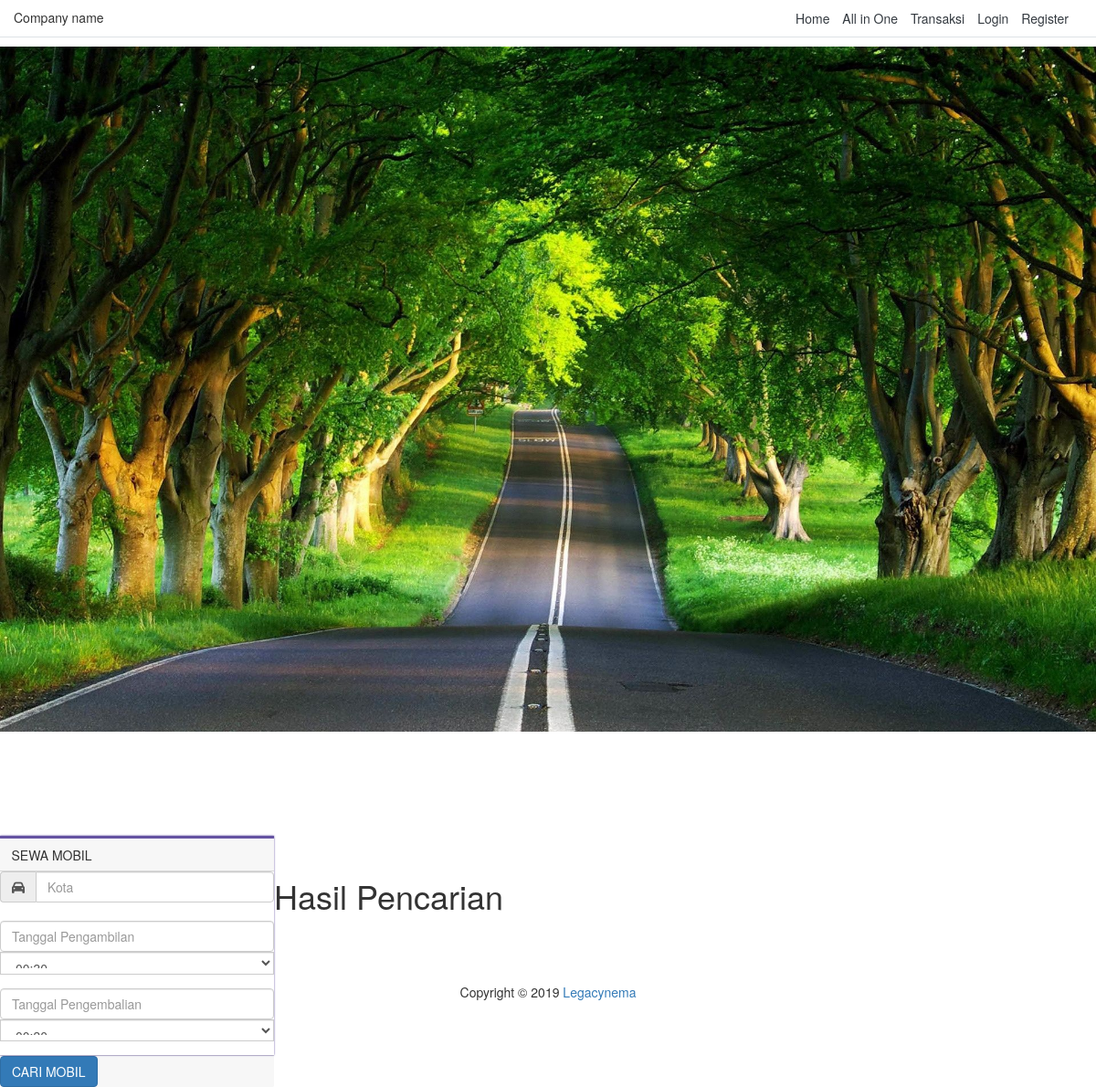
/index.php/input/car, run on an earlier commit of the app's database.
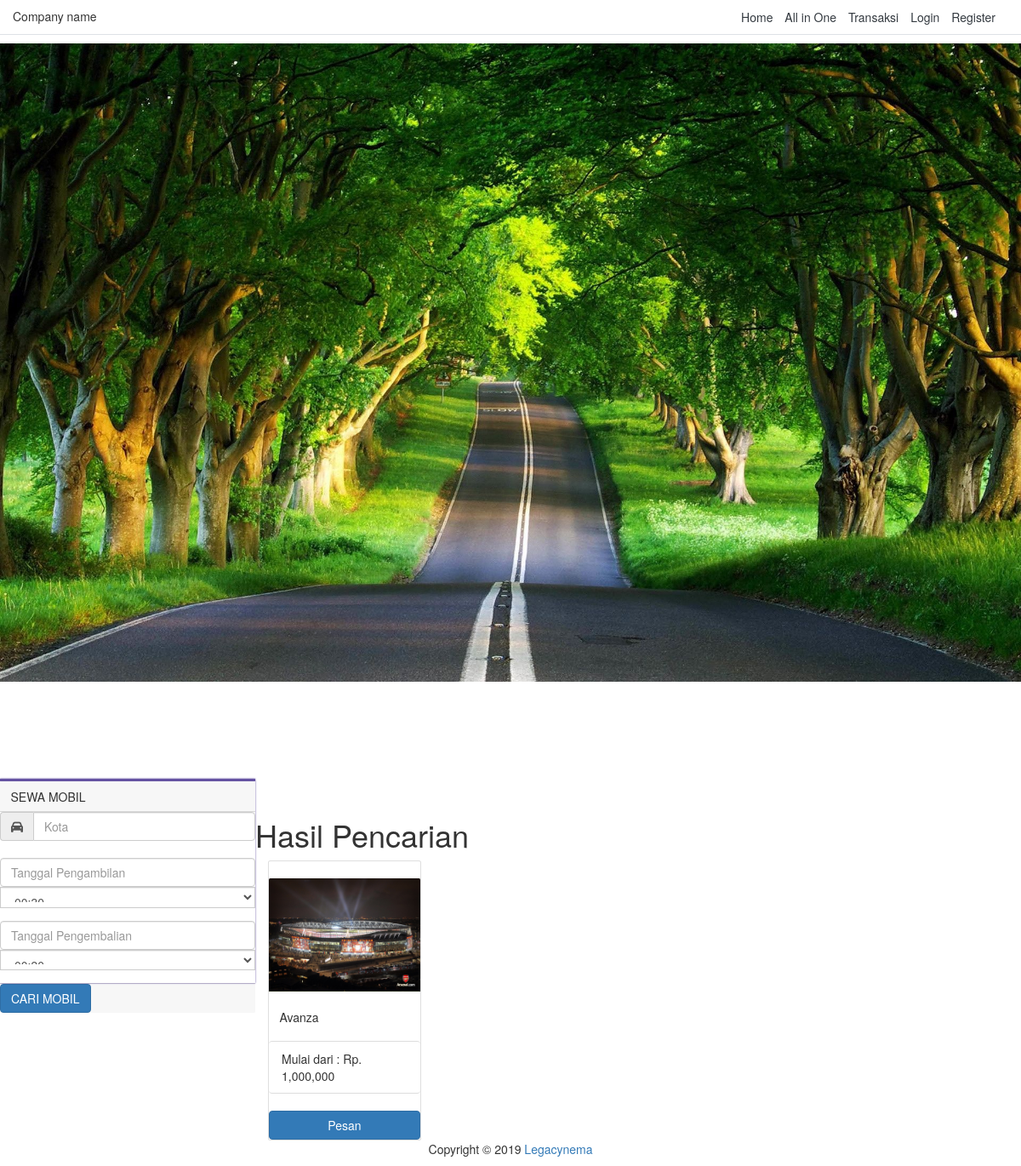
And on a later commit of the database.
### tables this page shows
CREATE TABLE `transport` (
  `id_transport` int(11) NOT NULL,
  `class` int(11) DEFAULT NULL,
  `jenis_transport` int(11) NOT NULL,
  `nama_transp` varchar(50) NOT NULL,
  `tanggal` date NOT NULL,
  `tempat_asal` int(11) DEFAULT NULL,
  `tempat_tujuan` int(11) DEFAULT NULL,
  `jam_berangkat` time NOT NULL,
  `jam_tiba` time NOT NULL,
  `foto` varchar(255) NOT NULL DEFAULT 'default.jpg',
  `kisaran` varchar(50) DEFAULT NULL,
  `harga` int(11) NOT NULL,
  `post_date` date NOT NULL
);

### application/controllers/Input.php (called while the page is built, shortened)
<?php
class Input extends CI_Controller {
	public function __construct()
	{
		$this->load->model(array(
			"Model_penginapan",
			"Model_jenisPenginapan",
			"Model_transport",
			"Model_tempatTransport",
			"Model_jenisTransport",
			"Model_jenisTempat",
			"Model_kota",
			"Model_class",
			"Model_wisata",
			"Model_transaksi",
			"Model_paket",
			"Model_user",
			"Model_admin",
			"Model_super_admin",
			"Model_paketWisata"
		));
	}
    public function car()
	{
		$this->load->view('navbar');
        $this->load->view('input/car');
		$this->load->view('footer');
    }
}

### index.php (called while the page is built, shortened)
<?php
require_once BASEPATH.'core/CodeIgniter.php';

### application/views/input/car.php (the view, shortened to what this page needs)
<!DOCTYPE html>
<html lang="en">
<head>
    <link href="https://maxcdn.bootstrapcdn.com/bootstrap/4.0.0-alpha.6/css/bootstrap.min.css" rel="stylesheet">
    <link rel="stylesheet" href="<?= base_url('node_modules/') ?>bootstrap/dist/css/bootstrap.css">
</head>
<body>
<div class="aem-Grid aem-Grid--12 aem-Grid--default--12  ">
    <div class="slideshow aem-GridColumn aem-GridColumn--default--12">
    <div class="slideshow-image full-width">
                <div style="position:relative">
                    <img src="<?= base_url('assets/') ?>img/bannermobil.jpg" class="d-block w-100" height="100%" alt="Slideshow">
                </div>
    </div>
</div>
<div class="book-flight-partner aem-GridColumn aem-GridColumn--default--12">
	<div class="col-lg-3 col-md-5 col-sm-6 col-xs-12 parent-book-partner no-gutters p-0" style="top: 114px;">
        <div class="card" style="border: 0;border-radius: 0 !important;border-top: 3px solid #6553a2;box-shadow: 0px 0px 2px #6553a2;">
			<form id="book-flight-form" novalidate="novalidate">
			  <div class="card-header indt-book-header">
                  SEWA MOBIL
			  </div>
			  <div class="card-block indt-book-body">
				<div class="input-group">
				  <span class="input-group-addon" id="basic-addon1"><i class="fas fa-car"></i></span>
				  <input id="origin" name="origin" type="text" class="form-control ui-autocomplete-input" placeholder="Kota" aria-describedby="basic-addon1" autocomplete="off">
				</div>
        <br>
				<div class="row">
				  <div class="col-12" id="parent-first-flight">
					<div class="form-group">
                      <input type="text" onfocus="(this.type='date')" class="form-control" id="datetimepicker1" name="first-flight-date" placeholder="Tanggal Pengambilan" aria-describedby="basic-addon1">
                      <div class="input-group">
                      <select id="timepick" class="form-control valid" aria-invalid="false"><option value="19" selected="selected">00:30</option>
                      </select>
					</div>
					</div>
				  </div>
				</div>
				<div class="row">
				  <div class="col-12" id="parent-first-flight">
					<div class="form-group">
                      <input type="text" onfocus="(this.type='date')" class="form-control" id="datetimepicker1" name="first-flight-date" placeholder="Tanggal Pengembalian" aria-describedby="basic-addon1">
                      <div class="input-group">
                      <select id="timereturn" class="form-control valid" aria-invalid="false"><option value="19" selected="selected">00:30</option>
                      </select>
					</div>
					</div>
				  </div>
				</div>
				</div>
			  </div>
			  <div class="card-footer text-muted" style="padding: 0;">
				<button id="searchCar" type="submit" class="btn btn-primary btn-book-flight">CARI MOBIL</button>
			  </div>
        </div>
      </div>
</div>
<br><br><br><br><br><br><br>
    <div class="container">
    <h1>Hasil Pencarian</h1>
      <div class="row">
        <?php
        $this->db->select(
          't.id_transport as id,
          c.nama_class,
          jt.nama_transport,
          t.nama_transp,
          t.tanggal,
          tt.nama_tempat as berangkat,
          tb.nama_tempat as tiba,
          t.jam_berangkat,
          t.jam_tiba,
          t.kisaran,
          t.harga,
          t.foto
          '
        );
        $this->db->join('class as c', 'c.id_class = t.class');
        $this->db->join('jenis_transport as jt', 'jt.id_transport = t.jenis_transport');
        $this->db->join('tempat_transport as tb', 'tb.id_tempat = t.tempat_tujuan');
        $this->db->join('tempat_transport as tt', 'tt.id_tempat = t.tempat_asal');
        $query = $this->db->get_where('transport as t', array('jt.nama_transport' => 'Mobil'));
        foreach ($query->result_array() as $trans) :
        ?>
        <div class="col-md-4">
        <div class="card" style="width: 18rem;">
        <br>
          <img class="card-img-top" src="<?php echo base_url('foto/admin/transport/'.$trans['foto'])?>" alt="Card image cap">
          <div class="card-body">
            <h5 class="card-title"><?= $trans['nama_transp'] ?></h5>
          </div>
          <ul class="list-group list-group-flush">
            <li class="list-group-item">Mulai dari : Rp. <?= number_format($trans['kisaran'])?></li>
          </ul>
          <button type="button" class="btn btn-primary">Pesan</button>
        </div>
        </div>
        <?php endforeach; ?>
      </div>
    </div>
</body>
</html>

What changed in the data, as far as the page shows it:
added transport: foto (picture), nama_transp "Avanza", kisaran "1,000,000"
